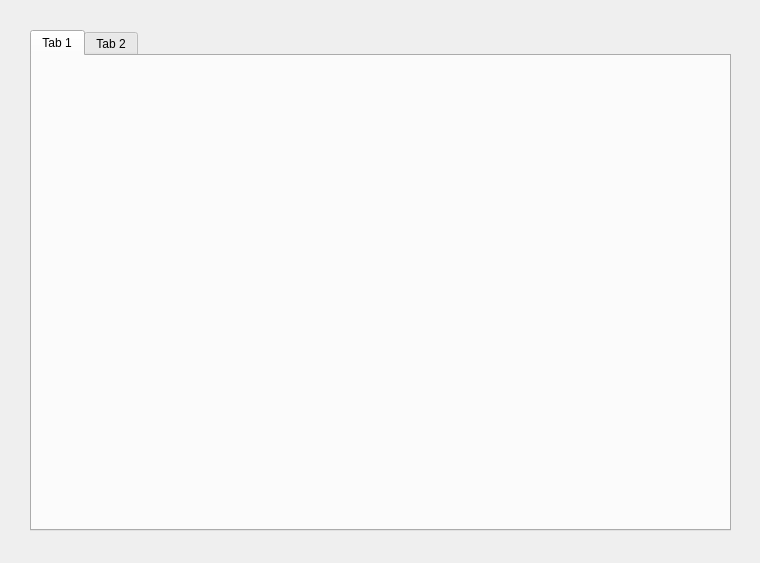
<?xml version="1.0" encoding="UTF-8"?>
<ui version="4.0">
 <class>QAboutDialog</class>
 <widget class="QDialog" name="QAboutDialog">
  <property name="geometry">
   <rect>
    <x>0</x>
    <y>0</y>
    <width>760</width>
    <height>563</height>
   </rect>
  </property>
  <property name="windowTitle">
   <string>Dialog</string>
  </property>
  <widget class="QTabWidget" name="tabWidget">
   <property name="geometry">
    <rect>
     <x>30</x>
     <y>30</y>
     <width>701</width>
     <height>501</height>
    </rect>
   </property>
   <property name="currentIndex">
    <number>0</number>
   </property>
   <widget class="QWidget" name="tab">
    <attribute name="title">
     <string>Tab 1</string>
    </attribute>
   </widget>
   <widget class="QWidget" name="tab_2">
    <attribute name="title">
     <string>Tab 2</string>
    </attribute>
    <widget class="QLabel" name="aboutTitleLabel">
     <property name="geometry">
      <rect>
       <x>10</x>
       <y>10</y>
       <width>841</width>
       <height>31</height>
      </rect>
     </property>
     <property name="font">
      <font>
       <family>Times New Roman</family>
       <pointsize>18</pointsize>
       <weight>75</weight>
       <bold>true</bold>
      </font>
     </property>
     <property name="text">
      <string>About: Canadian Longitudinal Study on Aging</string>
     </property>
    </widget>
    <widget class="QScrollArea" name="scrollArea">
     <property name="geometry">
      <rect>
       <x>9</x>
       <y>39</y>
       <width>721</width>
       <height>461</height>
      </rect>
     </property>
     <property name="verticalScrollBarPolicy">
      <enum>Qt::ScrollBarAlwaysOn</enum>
     </property>
     <property name="horizontalScrollBarPolicy">
      <enum>Qt::ScrollBarAlwaysOff</enum>
     </property>
     <property name="widgetResizable">
      <bool>true</bool>
     </property>
     <widget class="QWidget" name="scrollAreaWidgetContents">
      <property name="geometry">
       <rect>
        <x>0</x>
        <y>0</y>
        <width>706</width>
        <height>459</height>
       </rect>
      </property>
      <widget class="QLabel" name="aboutTextLabel">
       <property name="geometry">
        <rect>
         <x>110</x>
         <y>40</y>
         <width>411</width>
         <height>331</height>
        </rect>
       </property>
       <property name="sizePolicy">
        <sizepolicy hsizetype="Expanding" vsizetype="Expanding">
         <horstretch>0</horstretch>
         <verstretch>0</verstretch>
        </sizepolicy>
       </property>
       <property name="font">
        <font>
         <family>Times New Roman</family>
         <pointsize>11</pointsize>
        </font>
       </property>
       <property name="text">
        <string>The Canadian Longitudinal Study on Aging (CLSA) is a large, national, long-term study that will follow approximately 50,000 men and women between the ages of 45 and 85 for at least 20 years.

The ultimate aim of the CLSA is to find ways to improve the health of Canadians by better understanding the aging process and the factors that shape the way we age.

The study takes an integrative approach, examining healthy aging through a number of different lenses. Study investigators will collect a wide range of information about the changing biological, medical, psychological, social, lifestyle and economic aspects of people’s lives.

The study is a longitudinal design, meaning that it will follow people over a long period of time. It is also supplemented with a series of cross-sectional snapshots that will allow for immediate and continual research results.

The benefits of the CLSA include:

  - Contributing to the identification of ways to prevent disease and improve health services
  - Developing better understanding of the impact of non-medical factors, such as economic prosperity and social changes, on people as they age
  - Answering questions that are relevant to decision-makers to improve health policy and inform government programs and services
  - Generating new knowledge on many interrelated biological, clinical, psychosocial and societal factors that influence disease, health and well-being
  - Developing Canadian research capacity and training future generations of researchers who will use the CLSA data and infrastructure to explore previously unimagined areas of research on aging
  - What is learned from the CLSA over the next 20 years will help to improve the lives of people in Canada and around the world. It will touch all generations, changing the way we live and approach growing older.

The CLSA is a strategic initiative of Canadian Institutes of Health Research (CIHR). Support for the study has been provided by the Government of Canada through the CIHR and the Canada Foundation for Innovation, as well as the provincial governments of British Columbia, Alberta, Manitoba, Ontario, Quebec, Nova Scotia and Newfoundland and Labrador.</string>
       </property>
       <property name="alignment">
        <set>Qt::AlignJustify|Qt::AlignTop</set>
       </property>
       <property name="wordWrap">
        <bool>true</bool>
       </property>
      </widget>
     </widget>
    </widget>
   </widget>
  </widget>
 </widget>
 <resources/>
 <connections/>
</ui>
